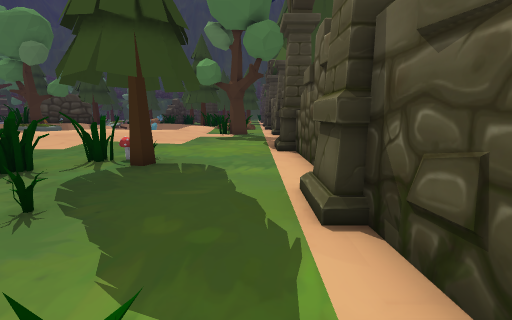
View 1 (above)

24 first-person views from a walk through a 3-D level made in the Unity game engine. The camera is 1.3 m above the floor, tilts 10° down and sees 90° across. The floor is counted in squares, 1 m on a side. Each view is taken from the middle of a square. On the plan, view 1 faces up. The plan holds only what a view shows up to about 13 squares ahead; the rest is blank. The place goes on beyond the plan. The player is left out. Some surface patterns are stand-ins.

View 2
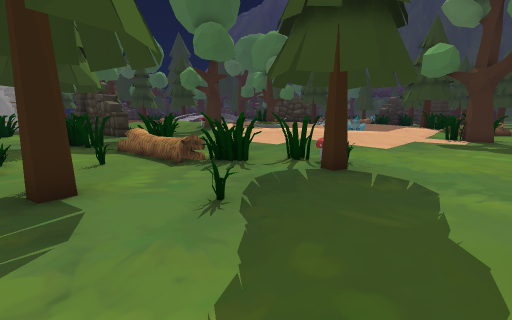

View 3
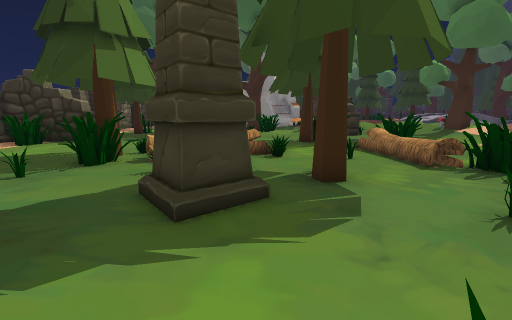

View 4
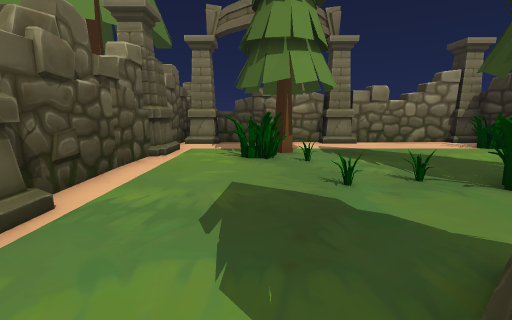

View 5
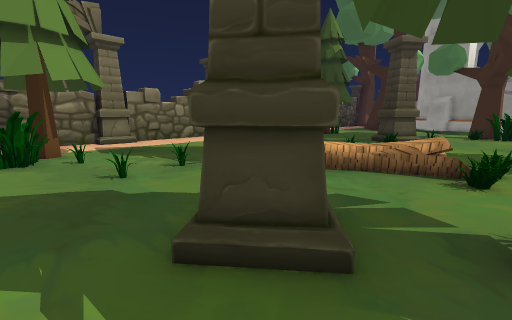

View 6
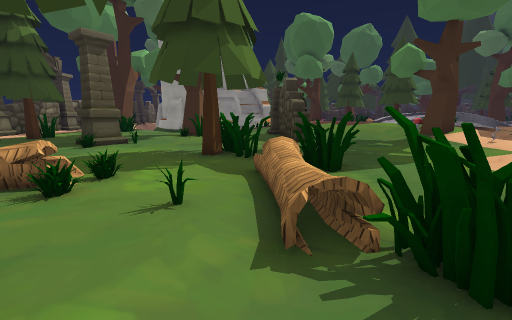

View 7
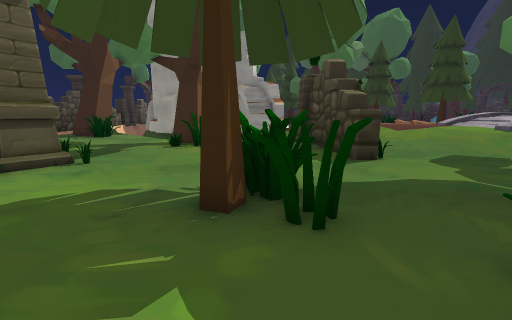

View 8
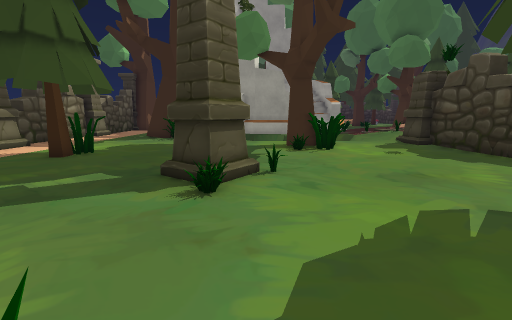

View 9
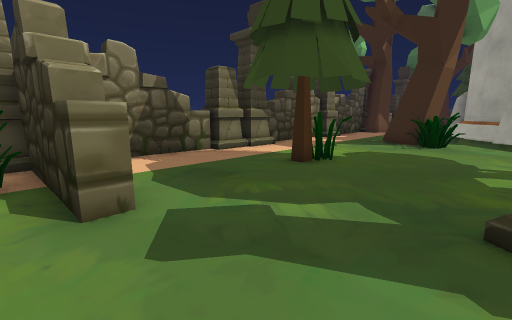

View 10
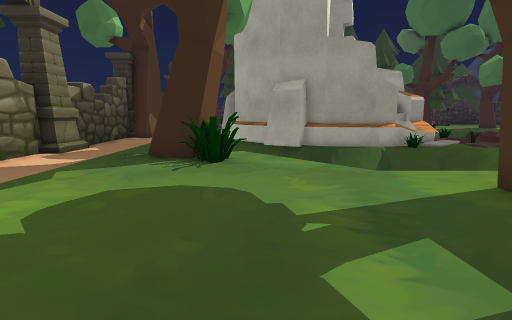

View 11
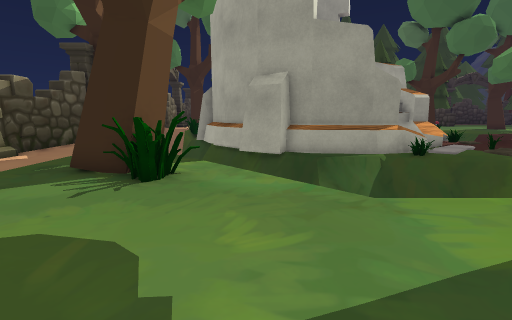

View 12
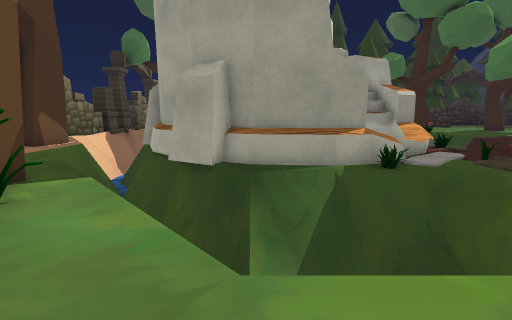

View 13
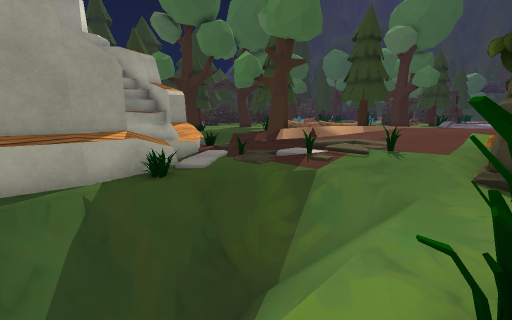

View 14
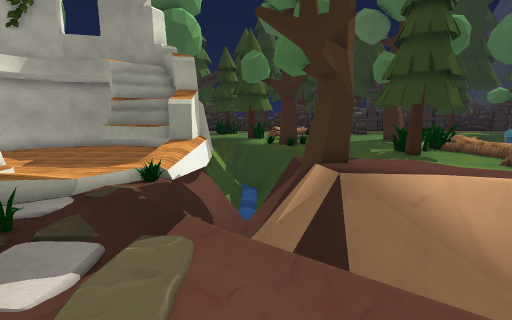

View 15
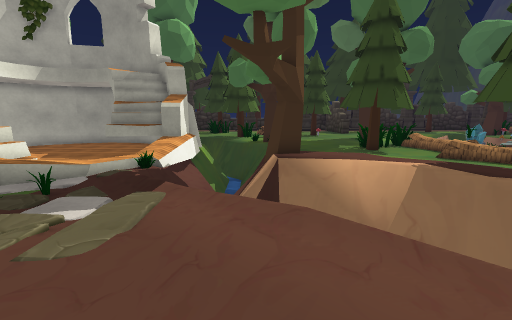

View 16
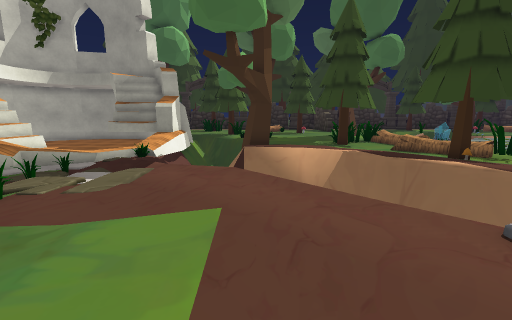

View 17
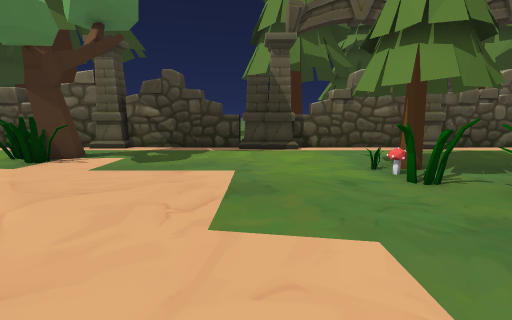

View 18
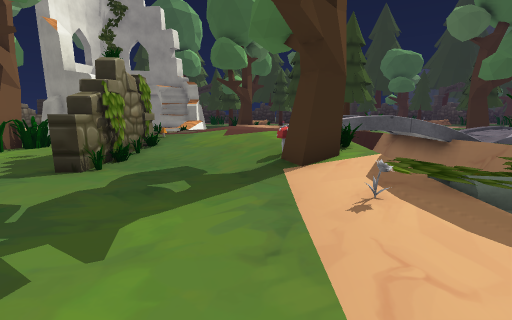

View 19
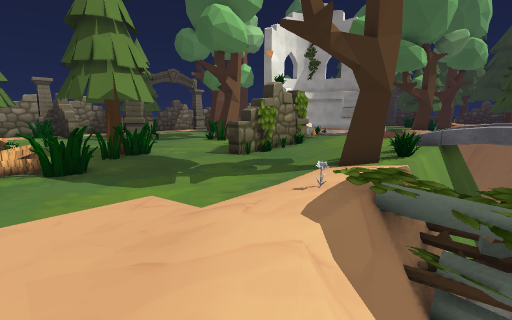

View 20
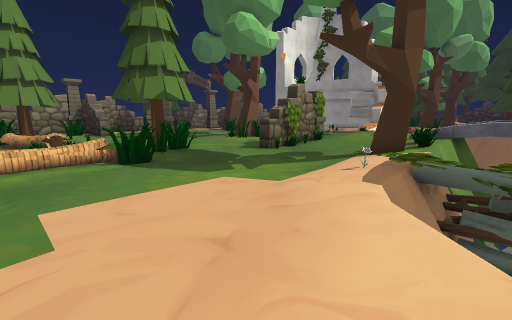

View 21
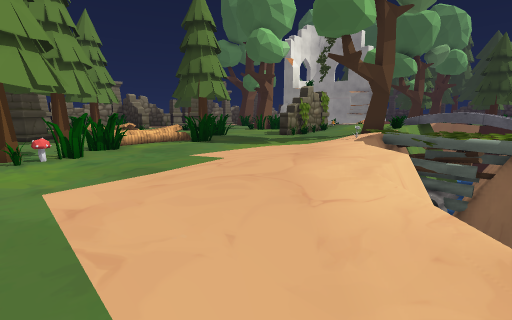

View 22
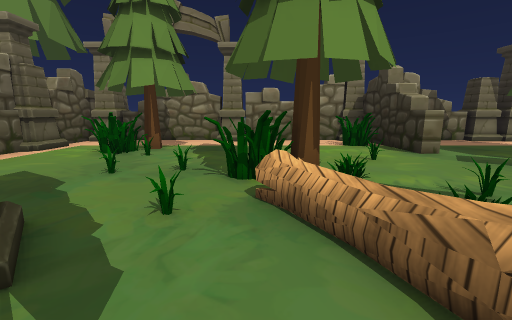

View 23
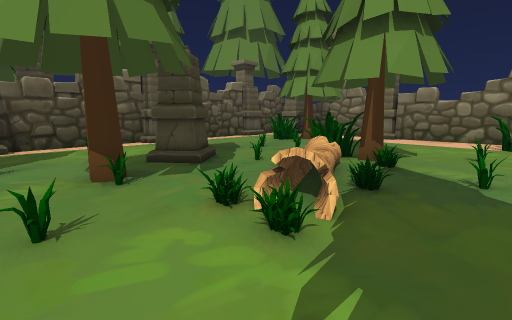

View 24
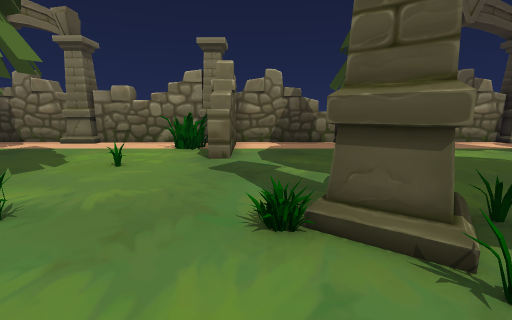

### Floor plan
Key: @ floor where view 1 was taken; # wall or solid block; . main floor; : floor 0.25 m higher than the main floor; - floor 0.25 m lower than the main floor; + floor 0.5 m higher than the main floor; * floor 0.75 m higher than the main floor; % floor 1 m higher than the main floor; _ floor 1 m lower than the main floor; & floor 1.25 m higher than the main floor; / step, stairs or slope; = window, fence, low wall or low ledge; ≈ water the walk keeps out of; ^ raised ledge; v drop or lower ground; P pillar; M mushroom; T tree; L log; F flower; O other object.
Columns run from 37 left of view 1 to 4 right of it. Each row starts with its distance up from view 1.
 17  ...O..::++   vv///vvvv v≈     v:..TT.PP
 16  T....::++++       vv≈≈     vvv::......#
 15 .T...::+++++v≈ v  /vv≈≈    v+++::......#
 14 ...  :+++++v≈  v&&&vvvv/+vv+++:::..... #
 13 ... :++++*+v   v%%/*OTT/F+++::::...... #
 12     :++++//   v/**///MT//::::::.......PP
 11     :+T+*/v  v****//////::::::........PP
 10 ...::TT+*v≈ v***+////::...............P#
  9 vvvvvvvvv≈ v**++///:..................PP
  8  ≈≈≈vvvv≈ v++++//:...............MO...##
  7  ≈≈vvvv  v/++++OO.####..........O.T... #
  6 v=v:vvvvv////O+#####^=................ #
  5 ####OOO::./O///PP..........OLLLL......##
  4   #^.///.O::://............LLLL.......#O
  3    #.  /=...v//.........T....O....O...P
  2 .. ^.. .==.==_/.........TT......T.....##PP
  1 ......//##O/vv-O............O..OT...O.##PP
  0 ......=/ #./≈ -TTT..........LL...P...@ #
 -1 ..... #  #.v  -.T...........LL..PPP... #
 -2 ....    ##.v  -......P.......L.O.P....P#
 -3 ...     ##v≈ v......OP#O..O..LL.......PP
 -4        ###≈ v........PP.....OT........#
 -5       ##v≈ v.................T..OO....#
 -6     ###v≈ vTT..............O..........##
 -7     # v≈ v.TT.....................O...##
 -8     ≈≈  v.. T......T....^.............P#
 -9     ≈vvv...........O....#.........OT..PP
-10     v...................##O...........P#
-11    vTT..................##.............#
-12     PP#####P####PP##^##########P#####P##
-13      P    ###  #P###            #   ###

Positions as (right, up) in squares from view 1, and headings:
1: (0, 0), facing up
2: (0, 1), facing up-left
3: (0, 0), facing left
4: (-2, 0), facing down
5: (-2, 1), facing down-left
6: (-4, 4), facing left
7: (-9, 3), facing left
8: (-10, -2), facing left
9: (-12, -4), facing down-left
10: (-17, -5), facing left
11: (-19, -4), facing left
12: (-21, -2), facing left
13: (-22, -1), facing up-left
14: (-24, 8), facing left
15: (-22, 9), facing left
16: (-20, 10), facing left
17: (-10, 11), facing right
18: (-10, 11), facing left
19: (-9, 15), facing down-left
20: (-7, 15), facing down-left
21: (-3, 17), facing down-left
22: (-7, 1), facing down
23: (-11, 3), facing down-right
24: (-14, 0), facing down
